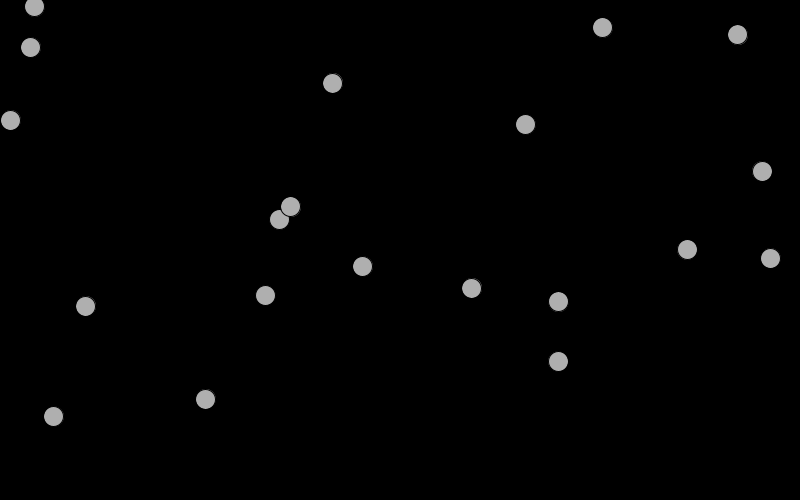
Frame 1 (no input)
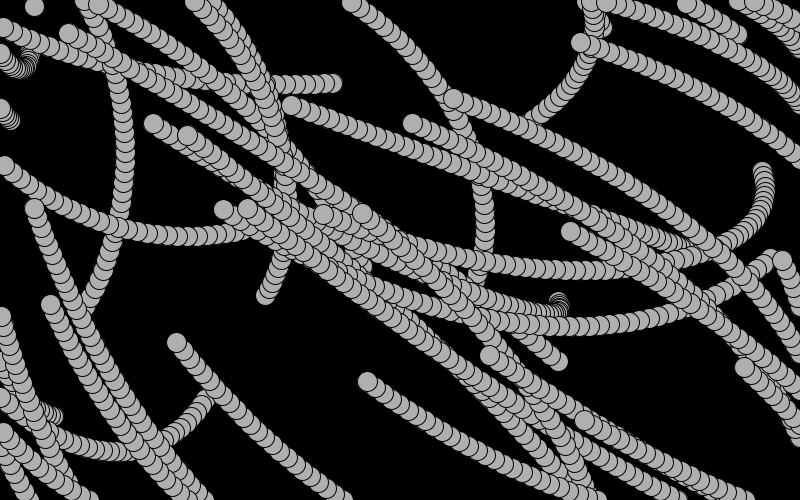
Frame 60 (the mouse pressed at the canvas centre just before this capture)
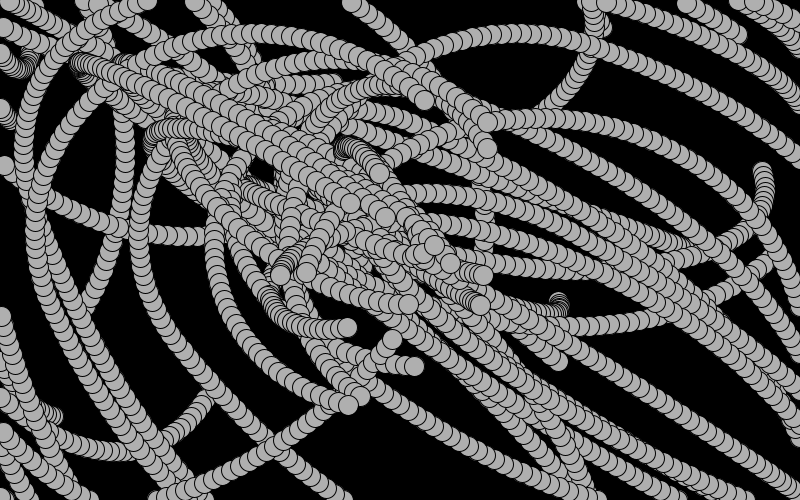
Frame 120 (the mouse held since frame 60 and released just before this capture)

The Processing sketch that drew these frames (run headless with seeded random() and noise(); from frame 60 on, the mouse is pressed at the canvas centre):

// Processing sketch: accelerateTowardsMouseGroup
// ── accelerateTowardsMouseGroup.pde
float topspeed = 10;

class Mover {
 PVector location;
 PVector velocity;
 PVector acceleration;
 
 void update () {
   PVector mouse = new PVector(mouseX,mouseY);
   PVector dir = PVector.sub(mouse,location);
   dir.normalize();
   dir.mult(0.5);
   acceleration = dir;
   velocity.add(acceleration);
   velocity.limit(topspeed);
   location.add(velocity);
 }
 
 Mover() {
  location = new PVector(random(width), random(height) );
  velocity = new PVector(random(-10,10), random(-10,10) );
  acceleration = new PVector(random(-.0001,.0001),random(-.0001,.0001));
 }
 
 void display () {
   stroke(0);
   fill(175);
   ellipse(location.x,location.y,20,20);
 }
 
 void checkEdges() {
  if(location.x > width) {
   location.x = 0; 
  }
  
  else if(location.x < 0 ){
   location.x = width; 
  }
  
  if (location.y > height) {
   location.y = 0; 
  }
  
  else if (location.y < 0) {
   location.y = height; 
  }
 }
}

Mover [] set = new Mover[20];

void setup() {
 for (int cnt = 0; cnt<set.length; cnt++){
  set[cnt] = new Mover(); 
 }
 size(800,500);
 background(0);
} 

void draw() {
  //clear();
  for(int cnt = 0; cnt<set.length; cnt++){
   
   set[cnt].update();
   set[cnt].checkEdges();
   set[cnt].display();
  }
}
